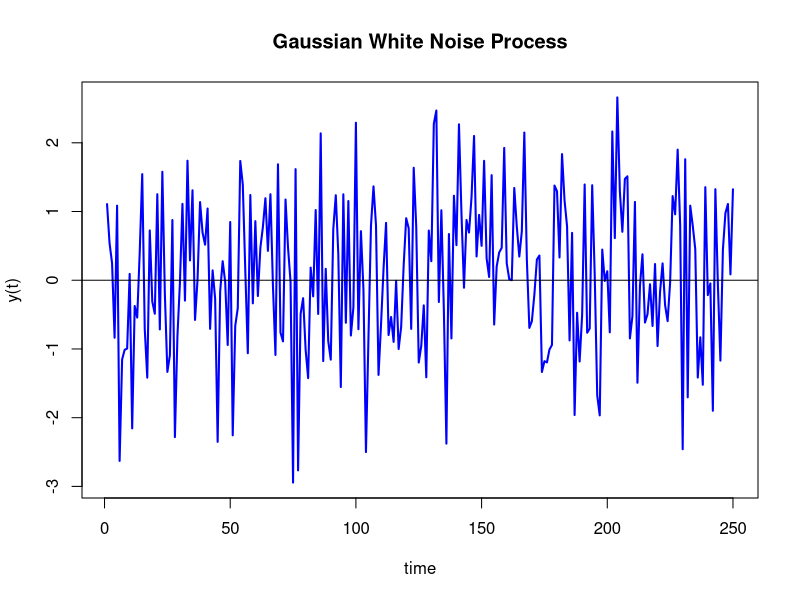
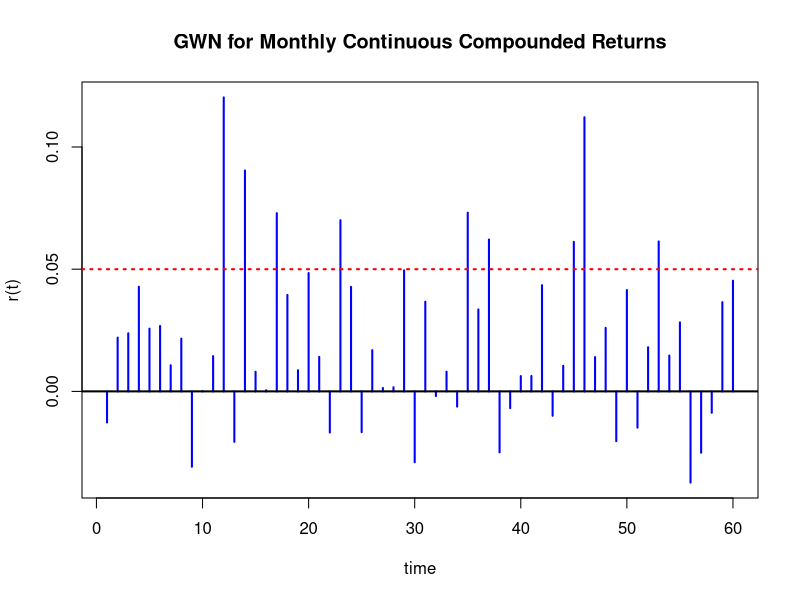
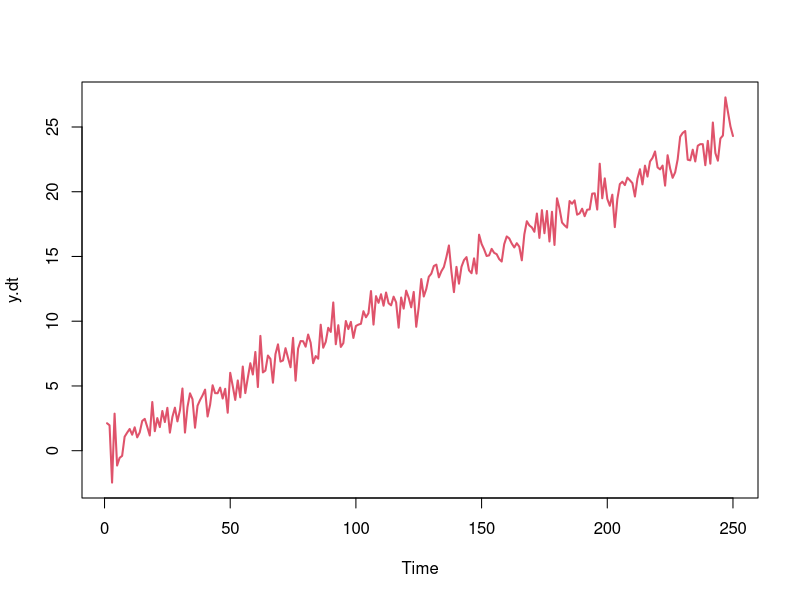
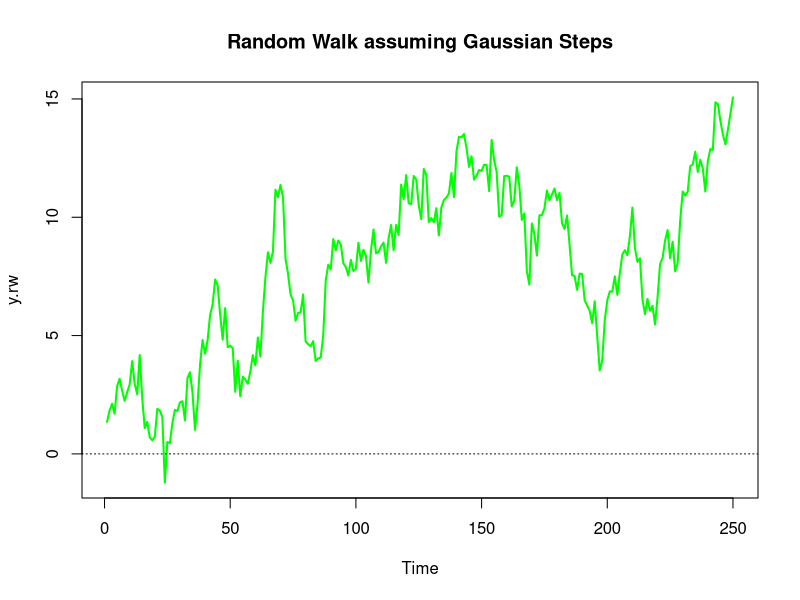

Recreate these plots in R, in order.
#Time Series Concepts

#Gaussian White Noise Process
set.seed(runif(1, -100,100)) #random seed; seed is from draw of standard normal
y=rnorm(250) # returns a vector of 250 draws from the standard normal
ts.plot(y, main="Gaussian White Noise Process", xlab="time",
        ylab="y(t)", col="blue", lwd=2)
abline(h=0)

#GWN on Monthly Continous Compounded Returns

y=rnorm(60, mean=0.01, sd=0.05)
ts.plot(y, main="GWN for Monthly Continuous Compounded Returns",
        xlab="time", ylab="r(t)", col="blue", lwd=2, type="h")

abline(h=c(0, -0.05, 0.05), lwd=2, lty=c("solid", "dotted", "dotted"),
       col=c("black", "red", "red"))

#A deterministic trend with some noise
y = rnorm(250)
y.dt = 0.1*seq(1,250) + y
ts.plot(y.dt, lwd=2, col=2)

#Random Walk
z = rnorm(250); y.rw = cumsum(z); 
ts.plot(y.rw, lwd=2, col="green", main="Random Walk assuming Gaussian Steps"); abline(h = 0, col = "black", lty = "dotted")


